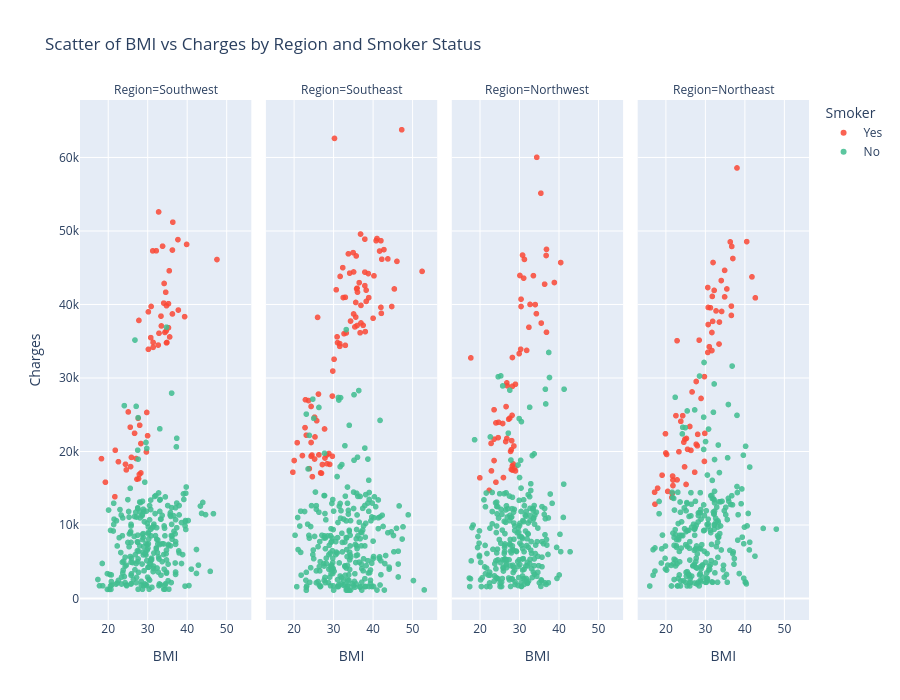

Notebook source saved alongside this figure:
### Markdown cell above
**2.9 Create a scatter chart for each of the regions to show how the charges are distributed**

### Code cell
fig = px.scatter(
    insurance, x="BMI", y="Charges", 
    color="Smoker", facet_col="Region",
    height=700, opacity=0.85,
    color_discrete_map={"Yes": "#FA4835", "No": "#40BD8F"},
    title='Scatter of BMI vs Charges by Region and Smoker Status'
)

# Save figure as an image and show
# fig.write_image('../charts/scatter_bmi_charges_by_region.png')
fig.show()

### Figure 1 — Plotly figure (JSON) as saved in the notebook; plotly's stock layout.template omitted (floating-point values rounded to 4 significant figures; data arrays with more than 128 entries replaced by an {"elided": "..."} marker saying what was removed)
{"data": [{"hovertemplate": "Smoker=Yes<br>Region=Southwest<br>BMI=%{x}<br>Charges=%{y}<extra></extra>", "legendgroup": "Yes", "marker": {"color": "#FA4835", "opacity": 0.85, "symbol": "circle"}, "mode": "markers", "name": "Yes", "showlegend": true, "type": "scattergl", "x": [27.9, 35.3, 36.3, 35.6, 36.4, 39.9, 28.0, 34.8, 31.3, 19.3, 28.3, 37.7, 34.8, 32.2, 34.2, 27.7, 31.4, 30.8, 33.8, 21.7, 32.9, 22.6, 33.5, 30.0, 25.1, 25.7, 34.4, 28.3, 37.8, 25.6, 34.1, 35.3, 35.5, 27.1, 24.4, 27.6, 47.6, 24.6, 29.7, 30.2, 25.9, 32.7, 30.9, 29.8, 18.3, 31.4, 32.8, 26.7, 33.4, 34.6, 21.8, 27.3, 36.3, 39.4, 34.9, 27.8, 30.2, 34.7], "xaxis": "x", "y": [16880.0, 36840.0, 38710.0, 35590.0, 51190.0, 48170.0, 23570.0, 39840.0, 47290.0, 15820.0, 17080.0, 48820.0, 34780.0, 47310.0, 42860.0, 16300.0, 34840.0, 35490.0, 47930.0, 13840.0, 36090.0, 18610.0, 37080.0, 22140.0, 25380.0, 17940.0, 36200.0, 21080.0, 39240.0, 23310.0, 40180.0, 40100.0, 44590.0, 19040.0, 18260.0, 24520.0, 46110.0, 17500.0, 19930.0, 39000.0, 19200.0, 34470.0, 39730.0, 25310.0, 19020.0, 34170.0, 52590.0, 22480.0, 38420.0, 41660.0, 20170.0, 16230.0, 47400.0, 38340.0, 34830.0, 37830.0, 33900.0, 36400.0], "yaxis": "y"}, {"hovertemplate": "Smoker=Yes<br>Region=Southeast<br>BMI=%{x}<br>Charges=%{y}<extra></extra>", "legendgroup": "Yes", "marker": {"color": "#FA4835", "opacity": 0.85, "symbol": "circle"}, "mode": "markers", "name": "Yes", "showlegend": false, "type": "scattergl", "x": [26.29, 42.13, 35.2, 34.43, 31.68, 22.88, 23.98, 24.75, 37.62, 29.92, 35.09, 27.94, 25.3, 24.42, 35.53, 36.85, 36.08, 24.64, 22.22, 34.21, 26.84, 42.35, 19.8, 45.54, 25.41, 35.97, 40.15, 33.88, 35.86, 28.38, 38.06, 23.21, 30.25, 26.07, 42.13, 47.41, 46.2, 36.63, 33.11, 25.3, 22.99, 38.06, 43.89, 31.13, 35.75, 38.06, 39.05, 24.42, 38.39, 29.15, 26.4, 27.83, 38.17, 20.9, 42.24, 31.79, 32.78, 29.81, 32.45, 33.11, 28.93, 38.94, 40.92, 42.9, 30.8, 20.13, 31.02, 36.08, 35.2, 37.07, 52.58, 41.14, 37.07, 31.68, 36.19, 38.39, 25.85, 33.33, 35.75, 32.56, 44.88, 29.81, 28.49, 27.28, 24.42, 41.8, 36.96, 23.76, 27.06, 30.36, 40.37], "xaxis": "x2", "y": [27810.0, 39610.0, 38710.0, 37740.0, 34300.0, 23240.0, 17660.0, 16580.0, 37170.0, 30940.0, 47060.0, 19110.0, 18970.0, 21220.0, 36950.0, 36150.0, 37130.0, 19520.0, 19440.0, 44260.0, 17090.0, 46150.0, 17180.0, 42110.0, 21980.0, 42120.0, 38130.0, 46890.0, 46600.0, 19520.0, 48890.0, 22220.0, 32550.0, 38250.0, 48680.0, 63770.0, 45860.0, 42970.0, 34440.0, 24670.0, 27040.0, 42560.0, 46200.0, 34810.0, 40270.0, 44400.0, 40930.0, 19360.0, 40420.0, 18250.0, 19540.0, 23070.0, 36310.0, 21200.0, 38790.0, 43810.0, 36020.0, 27530.0, 45010.0, 40970.0, 19720.0, 44200.0, 48670.0, 47460.0, 42000.0, 18770.0, 35600.0, 42210.0, 44420.0, 37480.0, 44500.0, 48970.0, 39870.0, 34670.0, 41680.0, 41950.0, 24180.0, 36120.0, 38280.0, 40940.0, 39720.0, 19350.0, 18330.0, 18220.0, 26130.0, 47270.0, 49580.0, 26930.0, 17040.0, 62590.0, 43900.0], "yaxis": "y2"}, {"hovertemplate": "Smoker=Yes<br>Region=Northwest<br>BMI=%{x}<br>Charges=%{y}<extra></extra>", "legendgroup": "Yes", "marker": {"color": "#FA4835", "opacity": 0.85, "symbol": "circle"}, "mode": "markers", "name": "Yes", "showlegend": false, "type": "scattergl", "x": [36.95, 22.42, 22.89, 31.16, 28.02, 17.77, 28.69, 30.5, 26.6, 29.07, 33.63, 31.92, 36.95, 34.39, 36.48, 27.36, 28.31, 26.98, 26.7, 28.31, 25.84, 34.1, 40.56, 30.21, 28.31, 23.66, 38.95, 28.31, 32.77, 31.35, 28.88, 28.5, 35.53, 24.13, 26.89, 26.89, 27.84, 24.8, 20.05, 22.99, 28.21, 26.03, 23.66, 30.5, 28.02, 24.7, 30.4, 36.86, 32.49, 24.13, 35.62, 30.02, 34.48, 27.64, 30.88, 28.12, 23.66, 29.07], "xaxis": "x3", "y": [47500.0, 14710.0, 21100.0, 43580.0, 17560.0, 32730.0, 20750.0, 40720.0, 21350.0, 17350.0, 43920.0, 33750.0, 36220.0, 38750.0, 42760.0, 24390.0, 18030.0, 28950.0, 26110.0, 28870.0, 23810.0, 39980.0, 45700.0, 43940.0, 17470.0, 25680.0, 42980.0, 32790.0, 40000.0, 46130.0, 17750.0, 18310.0, 55140.0, 15820.0, 29330.0, 21770.0, 20010.0, 23970.0, 16420.0, 17360.0, 24920.0, 16450.0, 21680.0, 39730.0, 20230.0, 21880.0, 33910.0, 46660.0, 36900.0, 23890.0, 37470.0, 33310.0, 60020.0, 24540.0, 46720.0, 21470.0, 18770.0, 29140.0], "yaxis": "y3"}, {"hovertemplate": "Smoker=Yes<br>Region=Northeast<br>BMI=%{x}<br>Charges=%{y}<extra></extra>", "legendgroup": "Yes", "marker": {"color": "#FA4835", "opacity": 0.85, "symbol": "circle"}, "mode": "markers", "name": "Yes", "showlegend": false, "type": "scattergl", "x": [31.92, 36.67, 29.83, 19.95, 31.35, 23.37, 25.18, 41.9, 27.74, 36.67, 27.74, 17.29, 31.82, 24.32, 28.12, 40.56, 36.77, 22.61, 36.38, 32.3, 24.89, 17.95, 30.68, 20.23, 17.2, 32.77, 28.5, 38.09, 21.85, 33.53, 26.41, 32.02, 21.75, 31.73, 34.1, 24.8, 26.12, 28.02, 30.78, 30.78, 35.53, 23.84, 37.05, 28.98, 20.05, 31.73, 22.89, 34.2, 34.96, 22.89, 20.52, 21.57, 30.68, 34.96, 19.09, 42.75, 27.36, 25.27, 25.55, 33.63, 29.83, 31.07, 29.93, 21.66, 24.61, 21.85, 26.7], "xaxis": "x4", "y": [37700.0, 39770.0, 30180.0, 22410.0, 39560.0, 19960.0, 15520.0, 43750.0, 20980.0, 38510.0, 29520.0, 12830.0, 41100.0, 24870.0, 22330.0, 48550.0, 47900.0, 24870.0, 48520.0, 41920.0, 21660.0, 15010.0, 42300.0, 19590.0, 14460.0, 39130.0, 35150.0, 58570.0, 15360.0, 34620.0, 20150.0, 45710.0, 16660.0, 36190.0, 43250.0, 17900.0, 23400.0, 20770.0, 39600.0, 37270.0, 42110.0, 24110.0, 46260.0, 27220.0, 19800.0, 33730.0, 35070.0, 39050.0, 41030.0, 16140.0, 14570.0, 13750.0, 33480.0, 44640.0, 16780.0, 40900.0, 17180.0, 21770.0, 20300.0, 37610.0, 18650.0, 34250.0, 22460.0, 14280.0, 21260.0, 16120.0, 28100.0], "yaxis": "y4"}, {"hovertemplate": "Smoker=No<br>Region=Southwest<br>BMI=%{x}<br>Charges=%{y}<extra></extra>", "legendgroup": "No", "marker": {"color": "#40BD8F", "opacity": 0.85, "symbol": "circle"}, "mode": "markers", "name": "No", "showlegend": true, "type": "scattergl", "x": {"elided": "267 float values"}, "xaxis": "x", "y": {"elided": "267 float values"}, "yaxis": "y"}, {"hovertemplate": "Smoker=No<br>Region=Southeast<br>BMI=%{x}<br>Charges=%{y}<extra></extra>", "legendgroup": "No", "marker": {"color": "#40BD8F", "opacity": 0.85, "symbol": "circle"}, "mode": "markers", "name": "No", "showlegend": false, "type": "scattergl", "x": {"elided": "273 float values"}, "xaxis": "x2", "y": {"elided": "273 float values"}, "yaxis": "y2"}, {"hovertemplate": "Smoker=No<br>Region=Northwest<br>BMI=%{x}<br>Charges=%{y}<extra></extra>", "legendgroup": "No", "marker": {"color": "#40BD8F", "opacity": 0.85, "symbol": "circle"}, "mode": "markers", "name": "No", "showlegend": false, "type": "scattergl", "x": {"elided": "267 float values"}, "xaxis": "x3", "y": {"elided": "267 float values"}, "yaxis": "y3"}, {"hovertemplate": "Smoker=No<br>Region=Northeast<br>BMI=%{x}<br>Charges=%{y}<extra></extra>", "legendgroup": "No", "marker": {"color": "#40BD8F", "opacity": 0.85, "symbol": "circle"}, "mode": "markers", "name": "No", "showlegend": false, "type": "scattergl", "x": {"elided": "257 float values"}, "xaxis": "x4", "y": {"elided": "257 float values"}, "yaxis": "y4"}], "layout": {"annotations": [{"font": {}, "showarrow": false, "text": "Region=Southwest", "x": 0.1175, "xanchor": "center", "xref": "paper", "y": 1, "yanchor": "bottom", "yref": "paper"}, {"font": {}, "showarrow": false, "text": "Region=Southeast", "x": 0.3725, "xanchor": "center", "xref": "paper", "y": 1, "yanchor": "bottom", "yref": "paper"}, {"font": {}, "showarrow": false, "text": "Region=Northwest", "x": 0.6275, "xanchor": "center", "xref": "paper", "y": 1, "yanchor": "bottom", "yref": "paper"}, {"font": {}, "showarrow": false, "text": "Region=Northeast", "x": 0.8825, "xanchor": "center", "xref": "paper", "y": 1, "yanchor": "bottom", "yref": "paper"}], "height": 700, "legend": {"title": {"text": "Smoker"}, "tracegroupgap": 0}, "title": {"text": "Scatter of BMI vs Charges by Region and Smoker Status"}, "xaxis": {"anchor": "y", "domain": [0, 0.235], "title": {"text": "BMI"}}, "xaxis2": {"anchor": "y2", "domain": [0.255, 0.49], "matches": "x", "title": {"text": "BMI"}}, "xaxis3": {"anchor": "y3", "domain": [0.51, 0.745], "matches": "x", "title": {"text": "BMI"}}, "xaxis4": {"anchor": "y4", "domain": [0.765, 1.0], "matches": "x", "title": {"text": "BMI"}}, "yaxis": {"anchor": "x", "domain": [0, 1], "title": {"text": "Charges"}}, "yaxis2": {"anchor": "x2", "domain": [0, 1], "matches": "y", "showticklabels": false}, "yaxis3": {"anchor": "x3", "domain": [0, 1], "matches": "y", "showticklabels": false}, "yaxis4": {"anchor": "x4", "domain": [0, 1], "matches": "y", "showticklabels": false}}}
